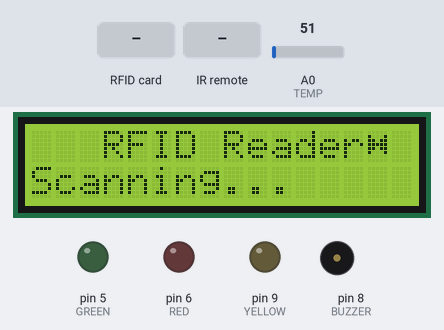
Recording of a program running on a simulated Arduino Uno, built with avr-gcc and run on an emulated ATmega328P. Parts: 16×2 character LCD, output pins drawn as LEDs (lit = HIGH), buzzer (waves = sounding). The test bench sets the inputs (shaded band); at power-on: A0 (TEMP) = 51. Pins used as bus, display or sensor lines are not drawn; what the program prints to the serial monitor is not drawn.

Above: at 2.0 s.
2.1 s: RFID card 23 13 16 1C held to the reader
At 3.4 s:
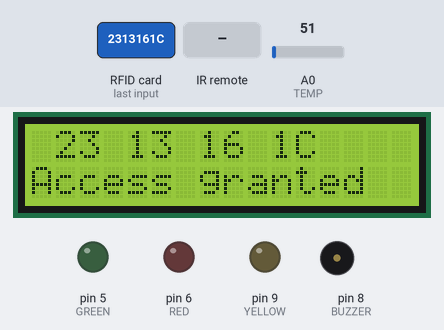
5.1 s: infrared code 0xB946FF00 received
At 5.9 s:
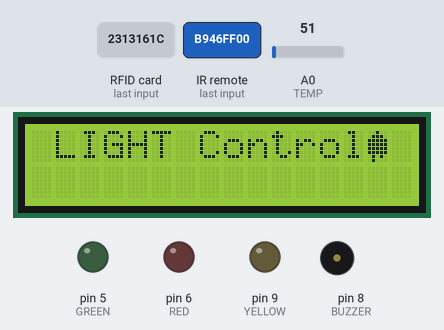
7.0 s: infrared code 0xF609FF00 received
At 7.8 s:
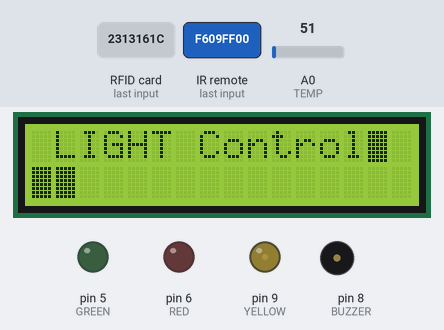
8.7 s: infrared code 0xBA45FF00 received
At 9.1 s:
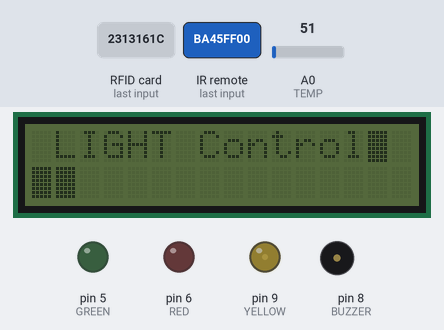
10.2 s: infrared code 0xEA15FF00 received
At 10.8 s:
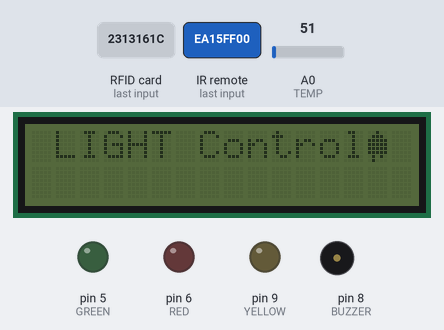
11.9 s: infrared code 0xB946FF00 received
At 12.8 s:
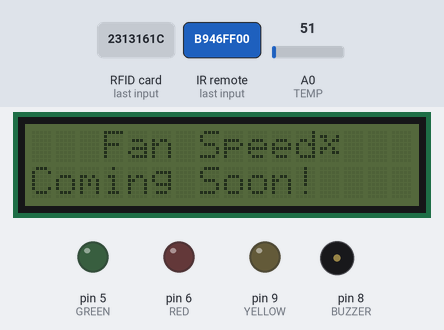
Timing chart, 0 to 14.6 s (numbered marks = the images above; inputs shaded):
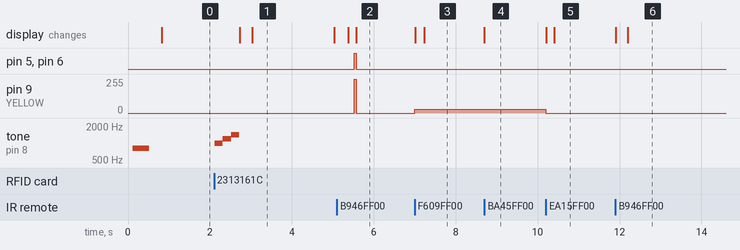

Measured:
- after the input at 2.1 s, tone on pin 8 (BUZZER): silent → 1000 Hz at once, → 1200 Hz 0.20 s later, → 1400 Hz 0.20 s later, → silent 0.20 s later; the display: first changes after 0.62 s (image 1 shows a later state)
- after the input at 5.1 s, pin 5 (GREEN), pin 6 (RED): LOW → HIGH after 0.42 s, → LOW 0.06 s later; pin 9 (YELLOW): 0/255 → 255/255 after 0.42 s, → 0/255 0.06 s later; the display: first changes after 0.28 s (image 2 shows a later state)
- after the input at 7.0 s, pin 9 (YELLOW): 0/255 → 28/255 at once; the display: first changes at once (image 3 shows a later state)
- after the input at 8.7 s, the display: changes at once (image 4)
- after the input at 10.2 s, pin 9 (YELLOW): 28/255 → 0/255 at once; the display: first changes at once (image 5 shows a later state)
- after the input at 11.9 s, the display: first changes at once (image 6 shows a later state)
- what the display in image 1 shows lasts 2.0 s, from 3.0 s to 5.0 s

The program:

main.cpp
```cpp
#include "Header.h"

void ID_Check();
void Access(bool);
void IR_RECEIVER();
void light_control(bool);
void temp();
void flash();

void setup()
{
	Serial.begin(9600);
	SPI.begin();

	// // INIT
	lcd.init();
	mfrc522.PCD_Init();

	lcd.backlight();
	IR.enableIRIn();

	// PIN MODE
	// OUTPUT
	pinMode(YELLOW, OUTPUT);
	pinMode(GREEN, OUTPUT);
	pinMode(RED, OUTPUT);

	// INPUT
	pinMode(TEMP, INPUT);
	pinMode(FLAME, INPUT);

	// Launch Software
	start_sound();
	Receiver_MOD(MODES[Selector]);
	IR.start();
}

void loop()
{
	int prev = celsius;
	rawTemp = analogRead(TEMP);
	celsius = map(((rawTemp - 20) * 3.04), 0, 1023, -40, 125);

	// // check RFID Cards
	if (Selector == 0)
		ID_Check();
	else if (Selector == 3)
		if (celsius != prev)
			temp();
	// check for remote presses
	IR_RECEIVER();
}

void IR_RECEIVER()
{
	if (IR.decode())
	{

		// Serial.println(IR.decodedIRData.decodedRawData, HEX);
		// Check for specific remote codes
		if (IR.decodedIRData.decodedRawData == POWER)
			Display_power();
		else if (IR.decodedIRData.decodedRawData == ZERO)
		{
			if (Selector == 1)
			{
				LED_Selector = 0;
				lcd.clear();
				Receiver_MOD(MODES[1]);
				current_brightness();
			}
		}
		else if (IR.decodedIRData.decodedRawData == ONE)
		{
			if (Selector == 1)
			{
				LED_Selector = 1;
				lcd.clear();
				Receiver_MOD(MODES[1]);
				current_brightness();
			}
		}
		else if (IR.decodedIRData.decodedRawData == TWO)
		{
			if (Selector == 1)
			{
				LED_Selector = 2;
				lcd.clear();
				Receiver_MOD(MODES[1]);
				current_brightness();
			}
		}
		else if (IR.decodedIRData.decodedRawData == PLUS)
		{
			if (Selector == 1)
			{
				light_control(true);
			}
		}
		else if (IR.decodedIRData.decodedRawData == MINUS)
		{
			if (Selector == 1)
			{
				light_control(false);
			}
		}
		else if (IR.decodedIRData.decodedRawData == MODE)
		{
			Selector == 3 ? Selector = 0 : Selector++;

			Receiver_MOD(MODES[Selector]);
			switch (Selector)
			{
			case 0:
				start_sound();
				break;
			case 1:
				if (brightness[0] == 1 && brightness[1] == 1 && brightness[2] == 1)
					flash();
				break;
			case 2:
				Display("Coming Soon!", 1);
				break;
			case 3:
				temp();
				break;
			case 4:
				break;

			default:
				start_sound();
			}

			IR.start();
		}
		delay(50);
		IR.resume(); // Receive the next value
	}
}

void light_control(bool fadeUp)
{
	if (fadeUp)
	{
		if (fade[LED_Selector] < 9)
		{
			lcd.clear();
			fadeValue[LED_Selector] += 28;

			analogWrite(LED[LED_Selector], fadeValue[LED_Selector]);
			Receiver_MOD(MODES[1]);
			fade[LED_Selector]++;
			brightness[LED_Selector] = fade[LED_Selector] * 2;

			if (brightness[LED_Selector] > 18)
				brightness[LED_Selector] = 18;
		}
	}
	else
	{
		if (fade[LED_Selector] > 0)
		{
			lcd.clear();
			fadeValue[LED_Selector] -= 28;

			analogWrite(LED[LED_Selector], fadeValue[LED_Selector]);
			Receiver_MOD(MODES[1]);
			fade[LED_Selector]--;
			brightness[LED_Selector] = fade[LED_Selector] * 2;

			if (brightness[LED_Selector] < 0)
				brightness[LED_Selector] = 0;
		}
	}
	current_brightness();
	delay(30);
}
void temp()
{

	if (celsius < 0)
	{
		celsius += 199;
	}
	else if (celsius > 80)
	{
		int res = celsius - 20;
		celsius = celsius - res;
	}

	lcd.clear();
	Receiver_MOD(MODES[Selector]);
	lcd.setCursor(0, 1);
	lcd.print(celsius);
	if (celsius >= 80)
	{
		buzzerAlert();
		for (int i = 0; i <= 255; i += 5)
		{
			analogWrite(LED[2], i);
			delay(10);
		}
		return;
	}

	delay(1000);
}
void ID_Check()
{
	if (!mfrc522.PICC_IsNewCardPresent() || !mfrc522.PICC_ReadCardSerial())
		return;

	ID = Read_RFID();
	ID.toUpperCase();
	if (ID.substring(1) == "23 13 16 1C")
		Access(true);
	else
		Access(false);

	IR.start();
	return;
}

void Access(bool auth)
{
	if (auth)
	{
		Access_sound(true);
		// display info
		lcd.clear();
		Display(ID, 0);
		Display("Access granted", 1);
		delay(2000);
		Receiver_MOD(MODES[0]);
	}
	else
	{
		Access_sound(false);
		// display info
		lcd.clear();
		Display(ID, 0);
		Display("Access denied", 1);
		// reset display
		delay(2000);
		Receiver_MOD(MODES[0]);
	}
}

void flash()
{
	for (int i = 0; i < 2; i++)
	{
		digitalWrite(RED, 1);
		digitalWrite(YELLOW, 1);
		digitalWrite(GREEN, 1);

		delay(30);

		digitalWrite(RED, 0);
		digitalWrite(YELLOW, 0);
		digitalWrite(GREEN, 0);
	}
}
```

Buzzer.h
```cpp
#include <Header.h>
#define BUZZER_H

void buzzerAlert()
{
    for (int i = 0; i < 3; i++)
    {
        tone(BUZZER, 1000);
        delay(500);
        noTone(BUZZER);
        delay(500);
    }
}

void start_sound()
{

    tone(BUZZER, 800);
    delay(200);
    tone(BUZZER, 800);
    delay(200);
    noTone(BUZZER);
    return;
}

void Access_sound(bool auth)
{

    if (auth)
    {
        tone(BUZZER, 1000); // Play tone at 1000 Hz
        delay(200);         // for 200 ms
        tone(BUZZER, 1200); // Play tone at 1200 Hz
        delay(200);         // for 200 ms
        tone(BUZZER, 1400); // Play tone at 1400 Hz
        delay(200);         // for 200 ms
        noTone(BUZZER);     // Stop the tone
    }
    else
    {
        tone(BUZZER, 500);
        delay(300);
        noTone(BUZZER);
        delay(100);
        tone(BUZZER, 500);
        delay(300);
        noTone(BUZZER);
    }
}
```

Display.h
```cpp
#include "Header.h"
#define DISPLAY_H

void Draw(byte Shape[], int place, int postion)
{
    lcd.createChar(0, Shape);
    lcd.setCursor(place, postion);
    lcd.write(0);
}

void Display(String message, int position)
{
    int i;

    i = 0;
    while (message[i] != '\0')
    {
        lcd.setCursor(i, position);
        lcd.print(message[i]);
        delay(10);
        i++;
    }
    cursor = i;
}
void Display_power()
{
    if (backlight)
    {
        backlight = !backlight;
        lcd.noBacklight();
    }
    else
    {
        backlight = !backlight;
        lcd.backlight();
    }
}

void Receiver_MOD(String MODE)
{
    lcd.clear();
    lcd.setCursor(0, 0);
    Display(MODE, 0);
    if (MODE == MODES[0])
    {
        Draw(Wireless_Shape, cursor, 0);
        Display("Scanning...", 1);
    }
    else if (MODE == MODES[1])
        Draw(LED_Shape, cursor, 0);
    else if (MODE == MODES[2])
        Draw(FanIcon, cursor, 0);
    else if (MODE == MODES[3])
        Draw(Temp, cursor, 0);
}

void current_brightness()
{
    for (int i = 0; i < brightness[LED_Selector]; i++)
    {
        Draw(Box, i, 1);
    }
}
```

Header.h
```cpp
#ifndef HEADER_H
#define HEADER_H
// LIBRARIES
#include <LiquidCrystal_I2C.h>
#include <IRremote.h>
#include <MFRC522.h>
#include <string.h>
#include <Wire.h>
#include <SPI.h>

#define RST_PIN 3
#define SS_PIN 10
#define BUZZER 8
#define TEMP A0
#define FLAME 2
#define RED 6
#define GREEN 5
#define YELLOW 9
int rawTemp;
int celsius=0;
int LED[3] = {YELLOW, GREEN, RED};
int brightness[] = {1, 1, 1};
int fadeValue[] = {0, 0, 0};
int fade[] = {0, 0, 0};
int LED_Selector = 0;
int Selector = 0;

MFRC522 mfrc522(SS_PIN, RST_PIN);
String MODES[] = {"   RFID Reader", " LIGHT Control", "   Fan Speed", "  Temperature", "Warning!"};
LiquidCrystal_I2C lcd(0x27, 16, 2); // set the LCD address to 0x27 for a 16 chars and 2 line display
bool backlight = true;
IRrecv IR(A3);
int cursor = 0;
String ID;

// FILES
#include <Icons.h>
#include <Display.h>
#include <RFID.h>
#include <Buzzer.h>
#include <Remote.h>
#endif
```

Icons.h
```cpp
#include "Header.h"
#define Icons_H

byte FanIcon[8] = {
	B00000,
	B11001,
	B01011,
	B00100,
	B11010,
	B10011,
	B00000,
	B00000,
};
byte Temp[8] = {
	B01110,
	B01010,
	B01010,
	B01010,
	B01110,
	B01110,
	B01110,
	B00100,
};
byte LED_Shape[] =
	{
		B00100,
		B01110,
		B11111,
		B11111,
		B11111,
		B11111,
		B01010,
		B01000,
};

byte Wireless_Shape[] =
	{
		B00000,
		B10001,
		B11011,
		B11111,
		B11011,
		B10001,
		B00000,
		B00000,
};

byte Box[] =
	{
		B11111,
		B11111,
		B11111,
		B11111,
		B11111,
		B11111,
		B11111,
		B11111,
};

byte VoidBox[] =
	{
		B00000,
		B00000,
		B00000,
		B00000,
		B00000,
		B00000,
		B00000,
		B00000,
};
```

RFID.h
```cpp
#include "Header.h"
#define RFID_H


String Read_RFID()
{
    String content = "";
    for (byte i = 0; i < mfrc522.uid.size; i++)
    {
        Serial.print(mfrc522.uid.uidByte[i] < 0x10 ? " 0" : " ");
        Serial.print(mfrc522.uid.uidByte[i], HEX);
        content.concat(String(mfrc522.uid.uidByte[i] < 0x10 ? " 0" : " "));
        content.concat(String(mfrc522.uid.uidByte[i], HEX));
    }
    return content;
}
```

Remote.h
```cpp
#include "Header.h"
#define REMOTE_H

// Power      // Mode      // Mute
#define POWER 	0xBA45FF00
#define MODE 	0xB946FF00
#define MUTE 	0xB847FF00

// Play/pause // Prev      // Next
#define PLAY 	0xBB44FF00
#define PREV 	0xBF40FF00
#define NEXT 	0xBC43FF00

// EQ         // Minus     // Plus
#define EQ 		0xF807FF00
#define MINUS 	0xEA15FF00
#define PLUS 	0xF609FF00

// 0          // Shuffle   // Ui/Sd
#define ZERO 	0xE916FF00
#define SHUFFLE	0xE619FF00
#define UISD 	0xF20DFF00

// 1          // 2         // 3
#define ONE 	0xF30CFF00
#define TWO 	0xE718FF00
#define THREE	0xA15EFF00

// 4          // 5         // 6
#define FOUR	0xF708FF00
#define FIVE	0xE31CFF00
#define SIX 	0xA55AFF00

// 7          // 8         // 9
#define SEVEN	0xBD42FF00
#define EIGHT	0xAD52FF00
#define NINE 	0xB54AFF00
```
